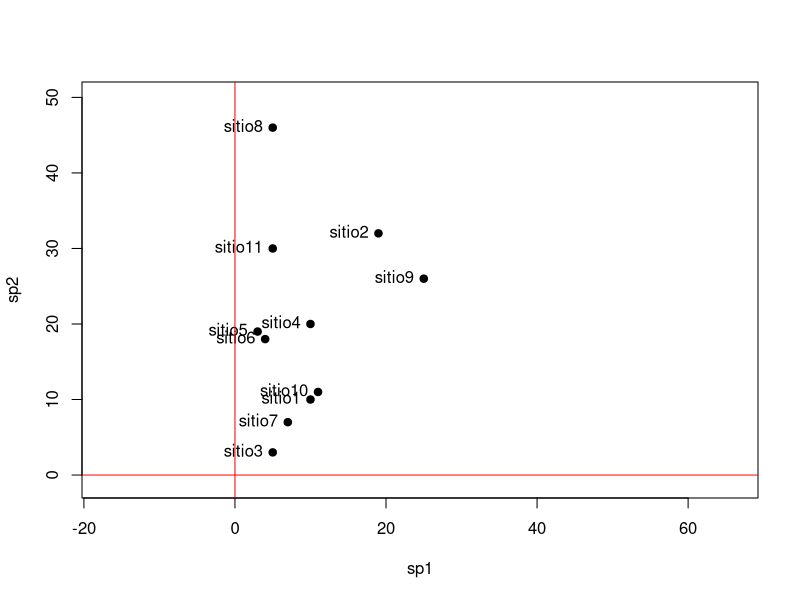
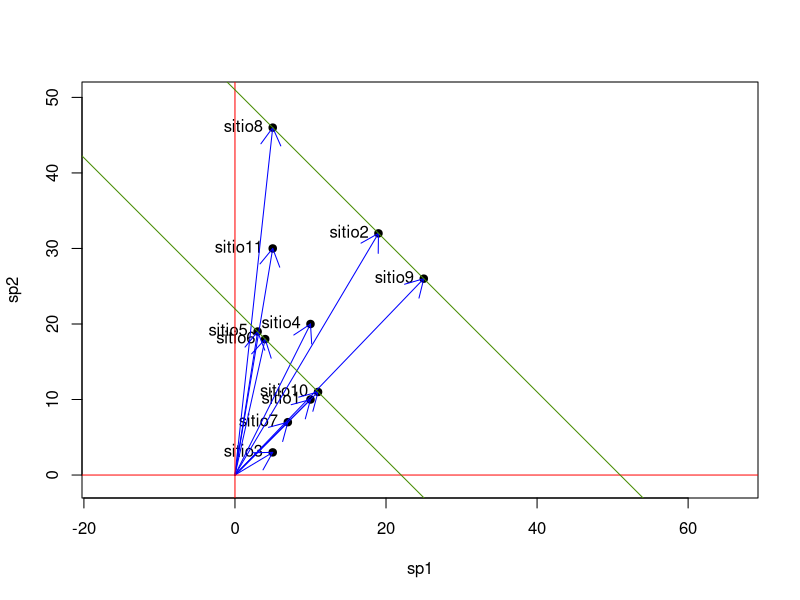
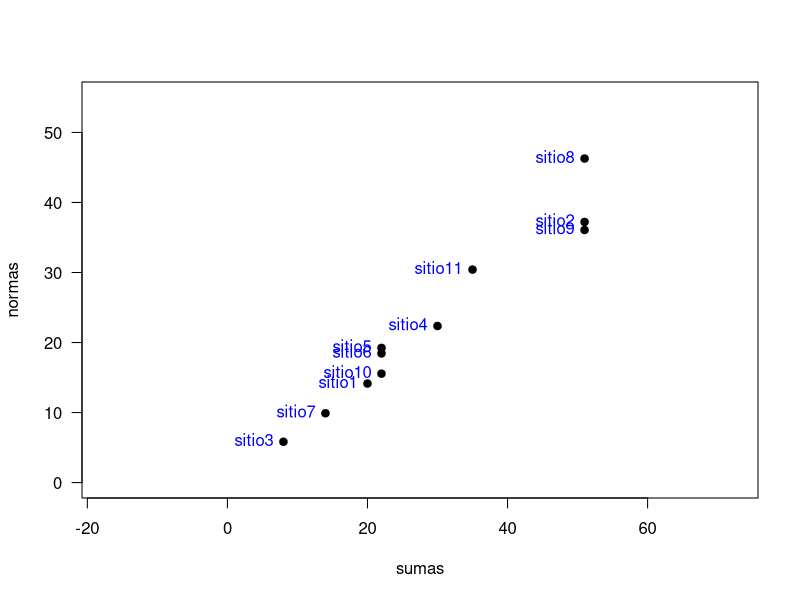
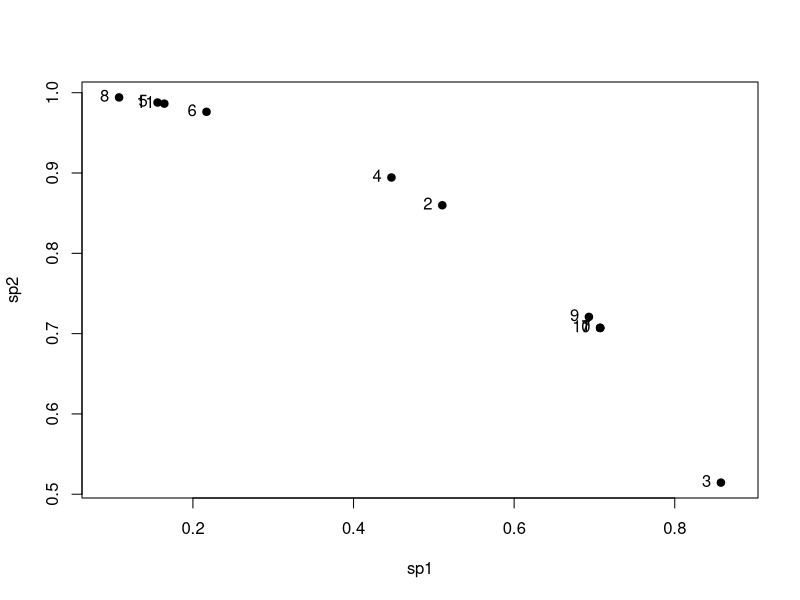
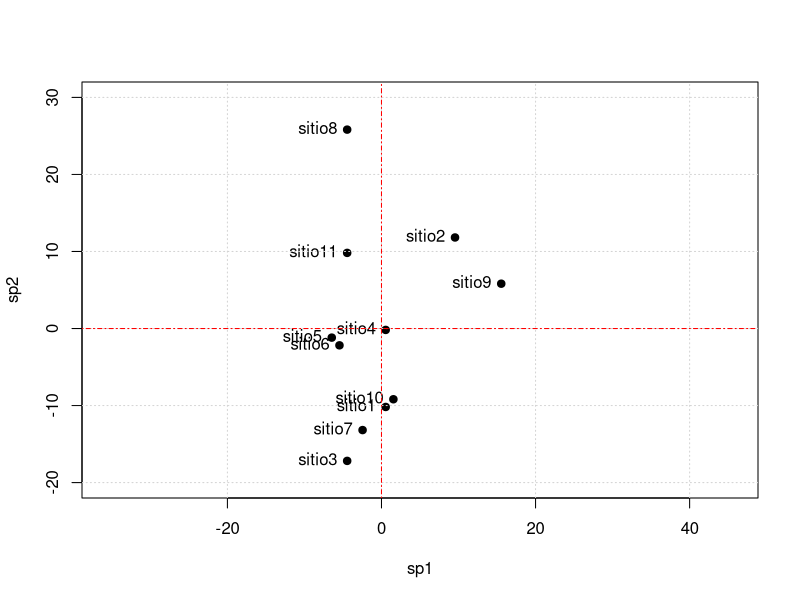
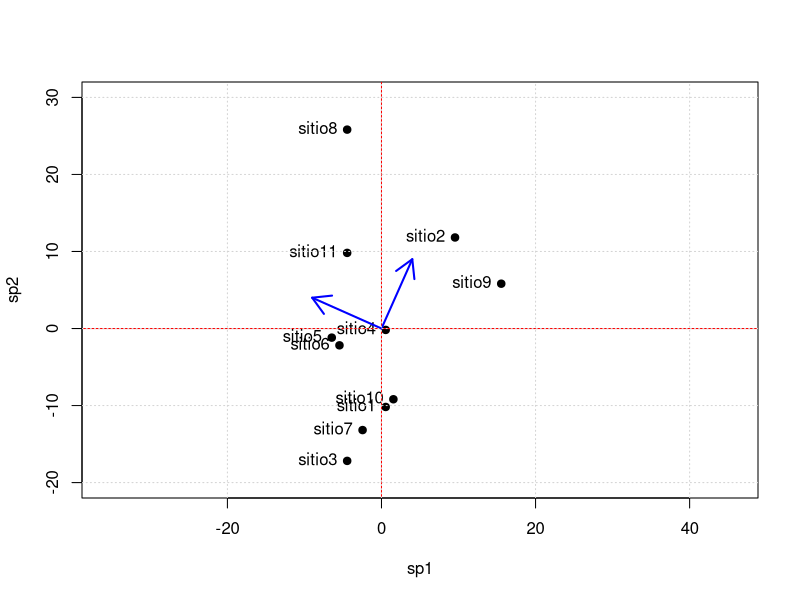
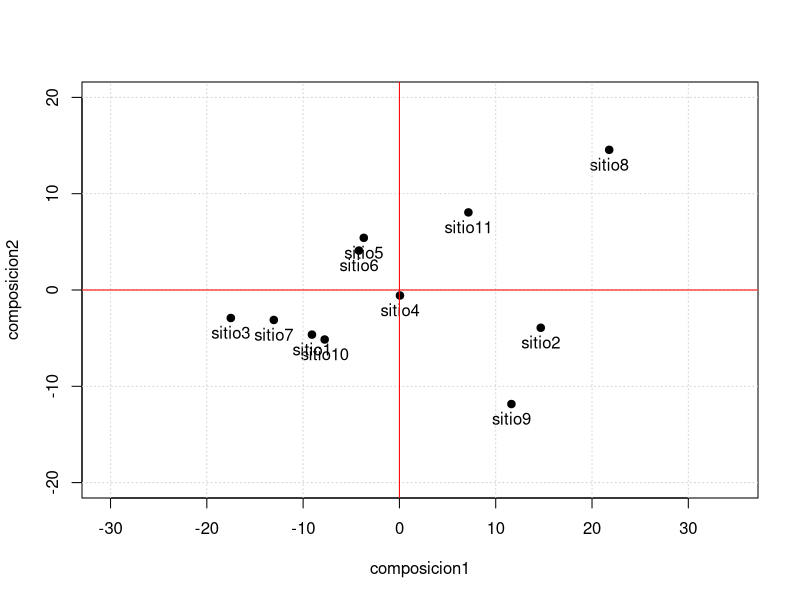
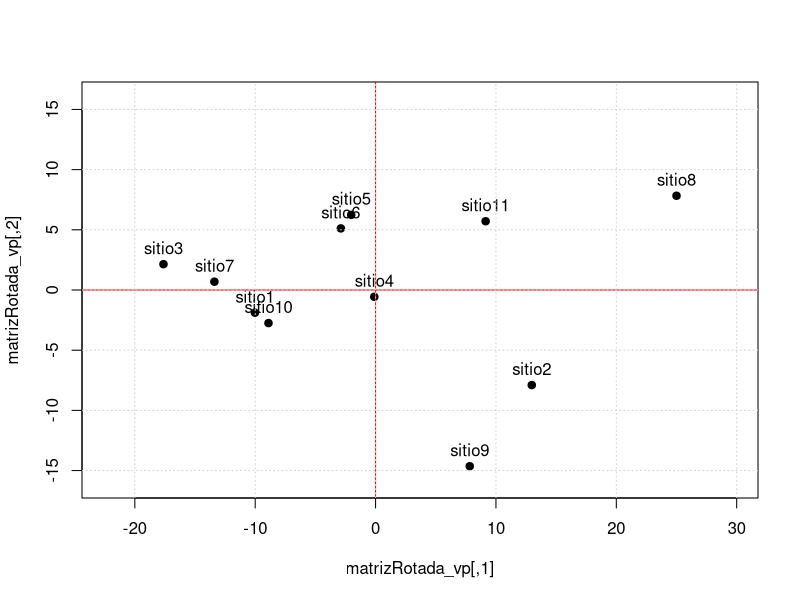

Generate these figures, in order, with R:
## ---- chunk 1
# Lectura de base de datos

baseAbun1 <- read.table("ejemplo1.txt", header = TRUE, row.names = 1)
## ---- chunk 2
matrizAbun <- as.matrix(baseAbun1)
matrizAbun
## ---- chunk 3
plot(matrizAbun, xlim = c(-1, 50), ylim = c(-1, 50), asp = 1, pch = 19)
text(matrizAbun, labels = row.names(matrizAbun), pos = 2)
abline(v = 0, col = "red")
abline(h = 0, col = "red")
## ---- chunk 4
sumas <- rowSums(matrizAbun)
sumas
## ---- chunk 5
nsitio1 <- sqrt(sum(matrizAbun[1, ] ^ 2))
nsitio1
nsitio2 <- sqrt(sum(matrizAbun[2, ] ^ 2))
nsitio2
nsitio9 <- sqrt(sum(matrizAbun[10, ] ^ 2))
nsitio9
## ---- chunk 6
normas <- sqrt(rowSums(matrizAbun ^ 2))
normas
## ---- chunk 7
base_total <- cbind(matrizAbun, sumas, normas)
base_total
## ---- chunk 8
plot(matrizAbun, xlim = c(-1, 50), ylim = c(-1, 50), asp = 1, pch = 19)
text(matrizAbun, labels = row.names(matrizAbun), pos = 2)
arrows(0, 0, matrizAbun[, 1], matrizAbun[, 2], col = "blue", length = 0.2)
abline(v = 0, col = "red")
abline(h = 0, col = "red")
abline(a = 51, b = -1, col = "chartreuse4")
abline(a = 22, b = -1, col = "chartreuse4")
## ---- chunk 9
plot(sumas, normas,
     asp = 1, xlim = c(0, 55), ylim = c(0, 55), pch =19,
     las = 1)
text(sumas, normas, labels = names(sumas), pos = 2, col = "blue")
## ---- chunk 10
matrizAbun
## ---- chunk 11
normas
## ---- chunk 12
matrizNormalizadas <- matrizAbun/normas
matrizNormalizadas
## ---- chunk 13

plot(matrizNormalizadas, asp = 1, pch = 19)
text(matrizNormalizadas, labels = 1:nrow(matrizAbun), pos = 2)

## ---- chunk 14
promedios <- colMeans(matrizAbun)
promedios
## ---- chunk 15
matrizCentrada <- t(t(matrizAbun) - promedios)
matrizCentrada
## ---- chunk 16
plot(matrizCentrada,xlim = c(-20, 30), ylim = c(-20, 30), asp = 1, pch = 19)
text(matrizCentrada, labels = row.names(matrizAbun), pos = 2)
grid()
abline(h = 0, col = "red", lty = 4)
abline(v = 0, col = "red", lty = 4)

## ---- chunk 17
matrizAbun
## ---- chunk 18
var(matrizAbun)
## ---- chunk 19
matrizCentrada
## ---- chunk 20
var(matrizCentrada)
## ---- chunk 21
composicion1 <- c(4, 9)
composicion2 <- c(-9, 4)
## ---- chunk 22
composicion1
## ---- chunk 23
promedios
## ---- chunk 24
promedios + composicion1
## ---- chunk 25
promedios + composicion2
## ---- chunk 26
## Producto punto de dos vectores
composicion1%*%composicion2
## ---- chunk 27
## Matriz con los vectores de referencia
composicion <- rbind(composicion1, composicion2)
composicion
## ---- chunk 28

plot(matrizCentrada,xlim = c(-20, 30), ylim = c(-20, 30), asp = 1, pch = 19)
text(matrizCentrada, labels = row.names(matrizAbun), pos = 2)
abline(h = 0, col = "red")
abline(v = 0, col = "red")
arrows(0, 0, composicion1[1], composicion1[2], col = "blue", length = 0.2, lwd = 2)
arrows(0, 0, composicion2[1], composicion2[2], col = "blue", length = 0.2, lwd = 2)
grid()
## ---- chunk 29
compoUnidad <- composicion / sqrt(rowSums(composicion ^ 2))
compoUnidad
## ---- chunk 30
matrizProyectada <- matrizCentrada %*% t(compoUnidad)
matrizProyectada
## ---- chunk 31
plot(matrizProyectada, asp = 1, pch = 19, ylim = c(-20, 20))
text(matrizProyectada, labels = row.names(matrizAbun), pos = 1)
grid()
abline(h = 0, col = "red")
abline(v = 0, col = "red")
## ---- chunk 32
var(matrizProyectada)
## ---- chunk 33
matrizCentrada
## ---- chunk 34
matrizProyectada
## ---- chunk 35
m_vc <- var(matrizCentrada)
vp1 <- eigen(m_vc)
vp1
## ---- chunk 36
(matrizRotada_vp <- matrizCentrada%*%vp1$vectors)
## ---- chunk 37
plot(matrizRotada_vp, asp = 1, pch = 19, ylim = c(-16, 16))
text(matrizRotada_vp, labels = row.names(matrizAbun), pos = 3)
abline(h=0, col = "red")
abline(v=0, col = "red")
grid()
## ---- chunk 38
round(var(matrizRotada_vp), 3)
